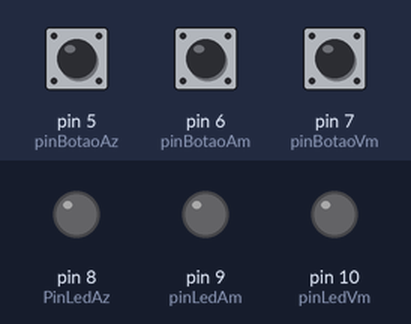
A sketch run on a simulated Arduino Uno, built with avr-gcc and run on an emulated ATmega328P. On the bench: output pins drawn as LEDs (lit = HIGH). The test bench sets the inputs (shaded band); at power-on: pin 7 (pinBotaoVm) HIGH, pin 6 (pinBotaoAm) HIGH, pin 5 (pinBotaoAz) HIGH.

Above: at 1.2 s.
1.3 s: pin 7 (pinBotaoVm) pulled LOW for 0.15 s
At 1.45 s:
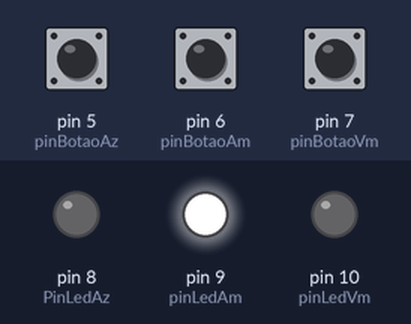
3.1 s: pin 6 (pinBotaoAm) pulled LOW for 1 s
6.1 s: pin 6 (pinBotaoAm) pulled LOW for 3.2 s
10.8 s: pin 5 (pinBotaoAz) pulled LOW for 3.2 s
At 11.4 s:
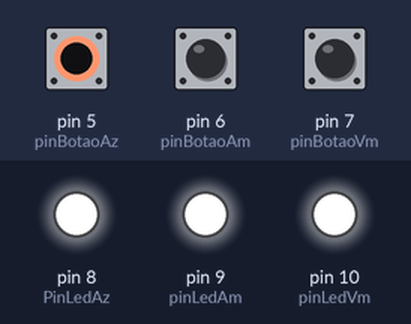
Timing chart, 0 to 15.5 s (numbered marks = the images above; inputs shaded):
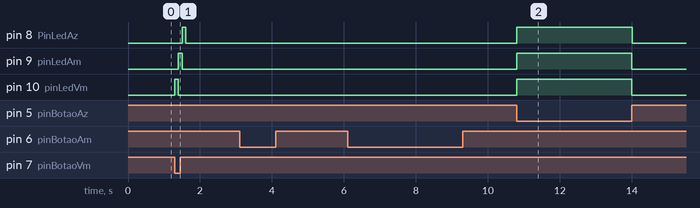

The sketch:

sketch.ino
```cpp
/*
  Curso de Arduino .NET - Flávio Guimarães
  CANAL: Brincando com Ideias - https://www.youtube.com/c/BrincandocomIdeias
  SITE: https://www.brincandocomideias.com/
  Autor:  Argênio Silveira
  Link:   https://wokwi.com/arduino/projects/313629848901780032
  MODULO: 3 - Módulo 3 - Programação Intermediária (13 aulas)
  SKETCH: 01 - Aula 16 - Programação de Condições IF, ELSE e ELSEIF
*/
#define pinLedVm 10
#define pinLedAm 9
#define PinLedAz 8

#define pinBotaoVm 7
#define pinBotaoAm 6
#define pinBotaoAz 5

void setup() {
  // put your setup code here, to run once:
  pinMode(pinLedVm, OUTPUT);
  pinMode(pinLedAm, OUTPUT);
  pinMode(PinLedAz, OUTPUT);

  pinMode(pinBotaoVm, INPUT_PULLUP);
  pinMode(pinBotaoAm, INPUT_PULLUP);
  pinMode(pinBotaoAz, INPUT_PULLUP);

}

void loop() {

  bool estadoBotaoVm = digitalRead(pinBotaoVm);
  bool estadoBotaoAm = digitalRead(pinBotaoAm);
  bool estadoBotaoAz = digitalRead(pinBotaoAz);

  // Controle do estado dos Botões
  byte estadoLed;
  if (!estadoBotaoVm) estadoLed = 1;
  if (!estadoBotaoAm) estadoLed = 2;
  if (!estadoBotaoAz) estadoLed = 3;
  if((estadoBotaoVm && estadoBotaoAm) && estadoBotaoAz) estadoLed = 4;

  /*
  if (!estadoBotaoVm){ // ! nega (ou seja inverte o valor booleano)
    // Efeito 01
    digitalWrite(pinLedVm, HIGH);
    digitalWrite(pinLedAm, LOW);
    digitalWrite(PinLedAz, LOW);
    delay(100);
    digitalWrite(pinLedVm, LOW);
    digitalWrite(pinLedAm, HIGH);
    digitalWrite(PinLedAz, LOW);
    delay(100);
    digitalWrite(pinLedVm, LOW);
    digitalWrite(pinLedAm, LOW);
    digitalWrite(PinLedAz, HIGH);
    delay(100);
  }
  if (!estadoBotaoAm){
    // Efeito 02
    digitalWrite(pinLedVm, LOW);
    digitalWrite(pinLedAm, LOW);
    digitalWrite(PinLedAz, LOW);
    delay(100);
    digitalWrite(pinLedVm, HIGH);
    digitalWrite(pinLedAm, HIGH);
    digitalWrite(PinLedAz, HIGH);
  }
  if (estadoBotaoAz) {
    /* codigo so executa se verdadeiro logo eu posso usar o
    else como o mesmo estado negação*//*
  } else {
    // Efeito 03
    digitalWrite(pinLedVm, HIGH);
    digitalWrite(pinLedAm, HIGH);
    digitalWrite(PinLedAz, HIGH);
  }

  //if((estadoBotaoVm && estadoBotaoAm) && estadoBotaoAz)

  if(estadoBotaoVm || estadoBotaoAm || estadoBotaoAz){
    // Efeito 04
    digitalWrite(pinLedVm, LOW);
    digitalWrite(pinLedAm, LOW);
    digitalWrite(PinLedAz, LOW);
  }
  */
  if(estadoLed == 1){
    // Efeito 01
    digitalWrite(pinLedVm, HIGH);
    digitalWrite(pinLedAm, LOW);
    digitalWrite(PinLedAz, LOW);
    delay(100);
    digitalWrite(pinLedVm, LOW);
    digitalWrite(pinLedAm, HIGH);
    digitalWrite(PinLedAz, LOW);
    delay(100);
    digitalWrite(pinLedVm, LOW);
    digitalWrite(pinLedAm, LOW);
    digitalWrite(PinLedAz, HIGH);
    delay(100);
  } else if(estadoLed == 2){
    // Efeito 02
    digitalWrite(pinLedVm, LOW);
    digitalWrite(pinLedAm, LOW);
    digitalWrite(PinLedAz, LOW);
    delay(100);
    digitalWrite(pinLedVm, HIGH);
    digitalWrite(pinLedAm, HIGH);
    digitalWrite(PinLedAz, HIGH);
  } else if(estadoLed == 3){
    // Efeito 03
    digitalWrite(pinLedVm, HIGH);
    digitalWrite(pinLedAm, HIGH);
    digitalWrite(PinLedAz, HIGH);
  } else {
    // Efeito 04
    digitalWrite(pinLedVm, LOW);
    digitalWrite(pinLedAm, LOW);
    digitalWrite(PinLedAz, LOW);
  }
  /*
  if(estadoLed == 4){
    // Efeito 04
    digitalWrite(pinLedVm, LOW);
    digitalWrite(pinLedAm, LOW);
    digitalWrite(PinLedAz, LOW);
  }
  */
}
```

Measured:
- after the input at 1.3 s, pin 8 (PinLedAz): LOW → HIGH after 0.20 s, → LOW 0.10 s later; pin 9 (pinLedAm): LOW → HIGH after 0.10 s, → LOW 0.10 s later; pin 10 (pinLedVm): LOW → HIGH at once, → LOW 0.10 s later
- after the input at 10.8 s, pin 8 (PinLedAz), pin 9 (pinLedAm), pin 10 (pinLedVm): LOW → HIGH at once, → LOW 3.2 s later
